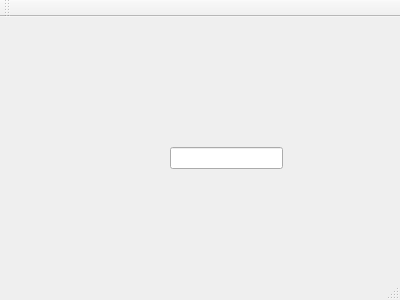
<?xml version="1.0" encoding="UTF-8"?>
<ui version="4.0">
 <class>MainWindow</class>
 <widget class="QMainWindow" name="MainWindow">
  <property name="geometry">
   <rect>
    <x>0</x>
    <y>0</y>
    <width>400</width>
    <height>300</height>
   </rect>
  </property>
  <property name="windowTitle">
   <string>MainWindow</string>
  </property>
  <widget class="QWidget" name="centralWidget">
   <widget class="QLineEdit" name="greetingLine">
    <property name="geometry">
     <rect>
      <x>170</x>
      <y>130</y>
      <width>113</width>
      <height>22</height>
     </rect>
    </property>
    <property name="text">
     <string/>
    </property>
   </widget>
  </widget>
  <widget class="QMenuBar" name="menuBar">
   <property name="geometry">
    <rect>
     <x>0</x>
     <y>0</y>
     <width>400</width>
     <height>19</height>
    </rect>
   </property>
  </widget>
  <widget class="QToolBar" name="mainToolBar">
   <attribute name="toolBarArea">
    <enum>TopToolBarArea</enum>
   </attribute>
   <attribute name="toolBarBreak">
    <bool>false</bool>
   </attribute>
  </widget>
  <widget class="QStatusBar" name="statusBar"/>
 </widget>
 <layoutdefault spacing="6" margin="11"/>
 <resources/>
 <connections/>
</ui>
